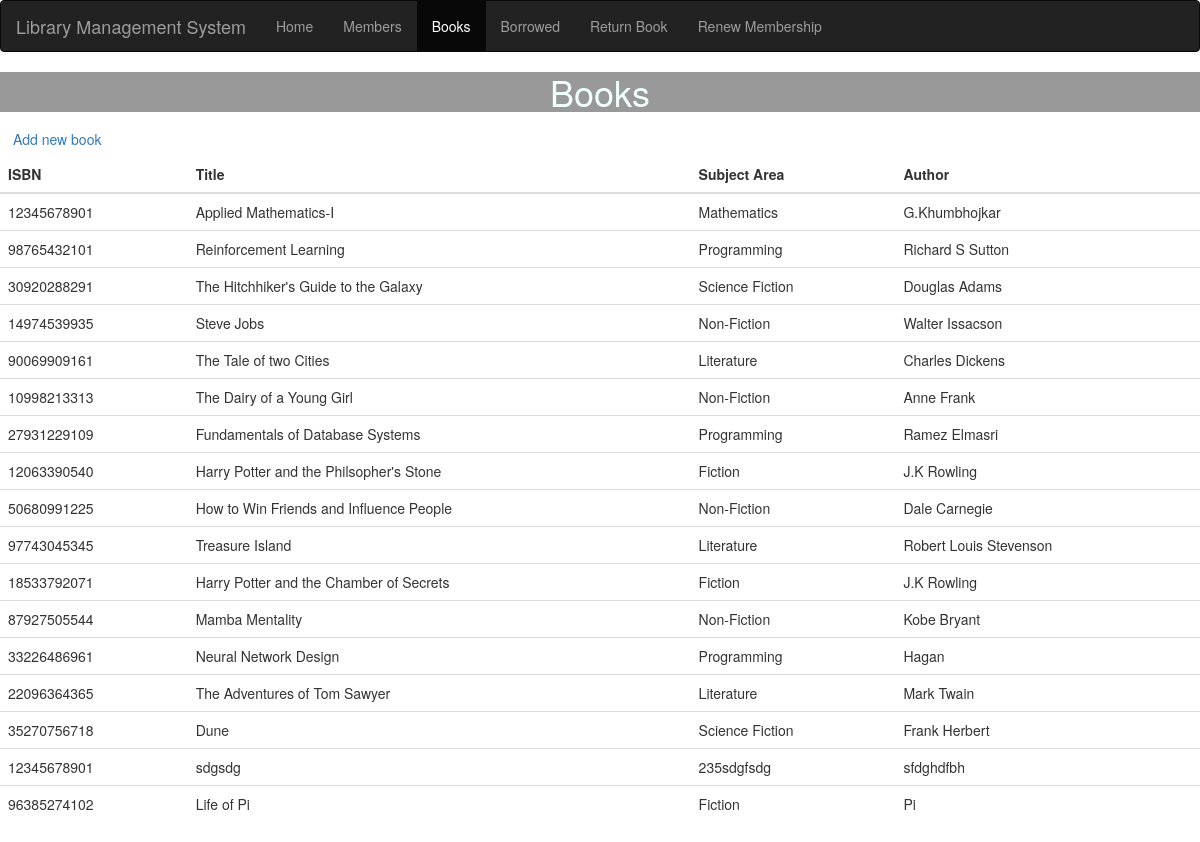
The page /books.php on the database its author committed.
### tables this page shows
CREATE TABLE `books` (
  `ISBN` bigint(20) DEFAULT NULL,
  `BOOK_ID` bigint(20) NOT NULL,
  `EDITION` bigint(20) DEFAULT NULL,
  `SUBJECT_AREA` text DEFAULT NULL,
  `TITLE` text DEFAULT NULL,
  `LENDABLE` bigint(20) DEFAULT NULL,
  `AUTHOR` text DEFAULT NULL
);

### books.php (the view, shortened to what this page needs)
<!DOCTYPE html>
<html lang="en">
  <head>
    <link
      rel="stylesheet"
      href="https://maxcdn.bootstrapcdn.com/bootstrap/3.3.7/css/bootstrap.min.css"
    />
  </head>
  <body>
    <nav class="navbar navbar-inverse">
      <div class="container-fluid">
        <div class="navbar-header">
          <a class="navbar-brand" href="#">Library Management System</a>
        </div>
        <ul class="nav navbar-nav">
        <li><a href="index.php">Home</a></li>
          <li><a href="members.php">Members</a></li>
          <li class="active"><a href="books.php">Books</a></li>
          <li><a href="borrowed.php">Borrowed</a></li>
          <li><a href="return.php">Return Book</a></li>
          <li><a href="renew.php">Renew Membership</a></li>
        </ul>
      </div>
    </nav>
    <div>
      <h1
        style="text-align: center; background: rgba(0, 0, 0, 0.4); color: azure"
      >
        Books
      </h1>
      <a href="booksform.php" class="btn btn-dark" role="button">Add new book</a>
    <div>
    <table class="table table-dark">
    <thead>
    <tr>
      <th scope="col">ISBN</th>
      <th scope="col">Title</th>
      <th scope="col">Subject Area</th>
      <th scope="col">Author</th>
    </tr>
    </thead>
  <?php
  $conn = mysqli_connect('localhost', 'root', '', 'Library');
  $sql = "SELECT ISBN, TITLE, SUBJECT_AREA, AUTHOR FROM `books`";
  $result = $conn->query($sql);
if ($result->num_rows > 0) {
while($row = $result->fetch_assoc()) {
echo "<tr><td>" . $row["ISBN"]. "</td><td>" . $row["TITLE"] . "</td><td>"
. $row["SUBJECT_AREA"]. "</td><td>" . $row["AUTHOR"] . "</td></tr>";
}
echo "</table>";
} else { echo "0 results"; }
?>
    </div>
    </div>
  </body>
</html>

### rows shown on the page
books: ISBN "12345678901", TITLE "Applied Mathematics-I", SUBJECT_AREA "Mathematics", AUTHOR "G.Khumbhojkar"
books: ISBN "98765432101", TITLE "Reinforcement Learning", SUBJECT_AREA "Programming", AUTHOR "Richard S Sutton"
books: ISBN "30920288291", TITLE "The Hitchhiker's Guide to the Galaxy", SUBJECT_AREA "Science Fiction", AUTHOR "Douglas Adams"
books: ISBN "14974539935", TITLE "Steve Jobs", SUBJECT_AREA "Non-Fiction", AUTHOR "Walter Issacson"
books: ISBN "90069909161", TITLE "The Tale of two Cities", SUBJECT_AREA "Literature", AUTHOR "Charles Dickens"
books: ISBN "10998213313", TITLE "The Dairy of a Young Girl", SUBJECT_AREA "Non-Fiction", AUTHOR "Anne Frank"
books: ISBN "27931229109", TITLE "Fundamentals of Database Systems", SUBJECT_AREA "Programming", AUTHOR "Ramez Elmasri"
books: ISBN "12063390540", TITLE "Harry Potter and the Philsopher's Stone", SUBJECT_AREA "Fiction", AUTHOR "J.K Rowling"
books: ISBN "50680991225", TITLE "How to Win Friends and Influence People", SUBJECT_AREA "Non-Fiction", AUTHOR "Dale Carnegie"
books: ISBN "97743045345", TITLE "Treasure Island", SUBJECT_AREA "Literature", AUTHOR "Robert Louis Stevenson"
books: ISBN "18533792071", TITLE "Harry Potter and the Chamber of Secrets", SUBJECT_AREA "Fiction", AUTHOR "J.K Rowling"
books: ISBN "87927505544", TITLE "Mamba Mentality", SUBJECT_AREA "Non-Fiction", AUTHOR "Kobe Bryant"
books: ISBN "33226486961", TITLE "Neural Network Design", SUBJECT_AREA "Programming", AUTHOR "Hagan"
books: ISBN "22096364365", TITLE "The Adventures of Tom Sawyer", SUBJECT_AREA "Literature", AUTHOR "Mark Twain"
books: ISBN "35270756718", TITLE "Dune", SUBJECT_AREA "Science Fiction", AUTHOR "Frank Herbert"
books: ISBN "12345678901", TITLE "sdgsdg", SUBJECT_AREA "235sdgfsdg", AUTHOR "sfdghdfbh"
books: ISBN "96385274102", TITLE "Life of Pi", SUBJECT_AREA "Fiction", AUTHOR "Pi"
